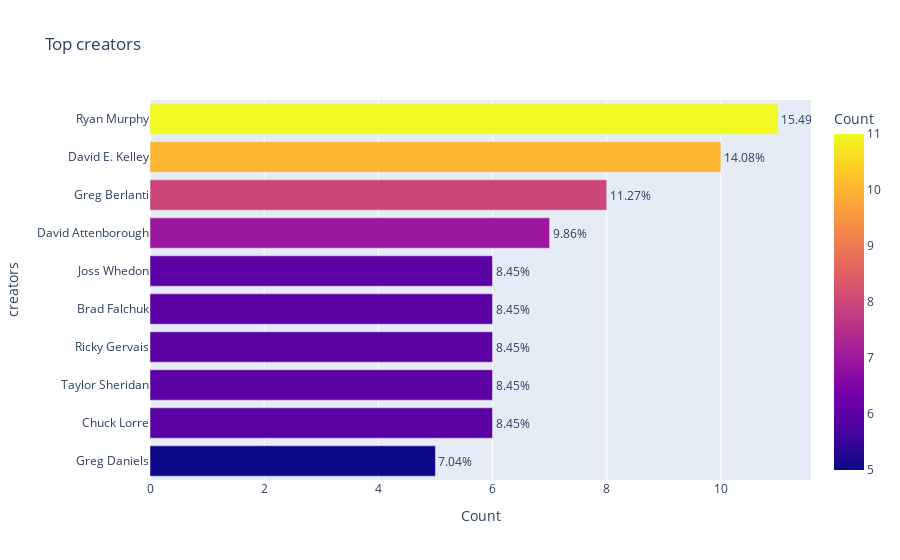

Write notebook code for a chart like this one.
### Code cell
import plotly.express as px

for i, j in q2.items():

    top_values = j[i].value_counts().head(10).reset_index(name='count')
    
    # Calculate percentage
    total_count = top_values['count'].sum()
    top_values['percentage'] = (top_values['count'] / total_count) * 100

    fig = px.bar(top_values, x='count', y=i, orientation='h',
                 color='count', text='percentage',
                 title=f'Top {i} ',
                 labels={'count': 'Count', 'index': i, 'percentage': 'Percentage'})

    fig.update_traces(texttemplate='%{text:.2f}%', textposition='outside')
    fig.update_layout(yaxis=dict(categoryorder='total ascending'))
    fig.show()

### Figure 1 — Plotly figure (JSON) as saved in the notebook; plotly's stock layout.template omitted (floating-point values rounded to 4 significant figures)
{"data": [{"alignmentgroup": "True", "hovertemplate": "Count=%{marker.color}<br>creators=%{y}<br>Percentage=%{text}<extra></extra>", "legendgroup": "", "marker": {"color": [11, 10, 8, 7, 6, 6, 6, 6, 6, 5], "coloraxis": "coloraxis", "pattern": {"shape": ""}}, "name": "", "offsetgroup": "", "orientation": "h", "showlegend": false, "text": [15.49, 14.08, 11.27, 9.859, 8.451, 8.451, 8.451, 8.451, 8.451, 7.042], "textposition": "outside", "texttemplate": "%{text:.2f}%", "type": "bar", "x": [11, 10, 8, 7, 6, 6, 6, 6, 6, 5], "xaxis": "x", "y": ["Ryan Murphy", "David E. Kelley", "Greg Berlanti", "David Attenborough", "Chuck Lorre", "Taylor Sheridan", "Ricky Gervais", "Brad Falchuk", "Joss Whedon", "Greg Daniels"], "yaxis": "y"}], "layout": {"barmode": "relative", "coloraxis": {"colorbar": {"title": {"text": "Count"}}, "colorscale": [[0, "#0d0887"], [0.1111, "#46039f"], [0.2222, "#7201a8"], [0.3333, "#9c179e"], [0.4444, "#bd3786"], [0.5556, "#d8576b"], [0.6667, "#ed7953"], [0.7778, "#fb9f3a"], [0.8889, "#fdca26"], [1, "#f0f921"]]}, "legend": {"tracegroupgap": 0}, "title": {"text": "Top creators "}, "xaxis": {"anchor": "y", "domain": [0, 1], "title": {"text": "Count"}}, "yaxis": {"anchor": "x", "categoryorder": "total ascending", "domain": [0, 1], "title": {"text": "creators"}}}}
